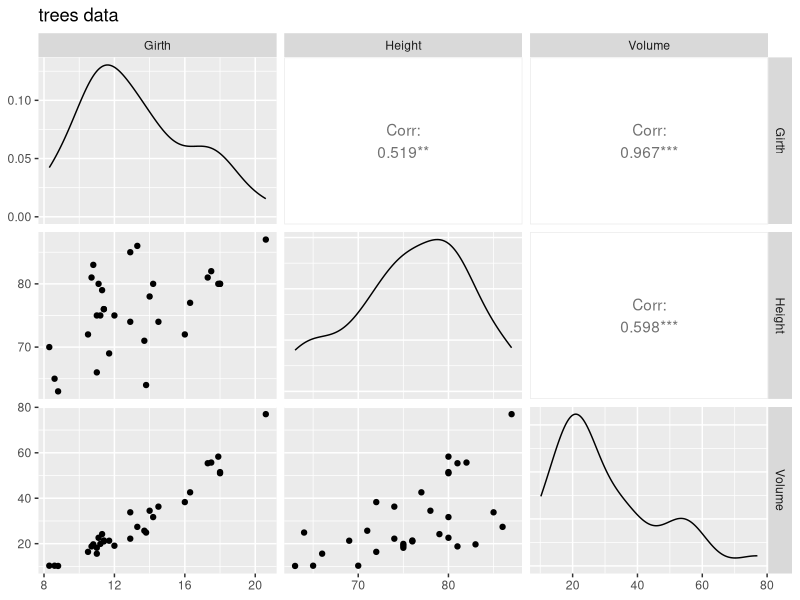
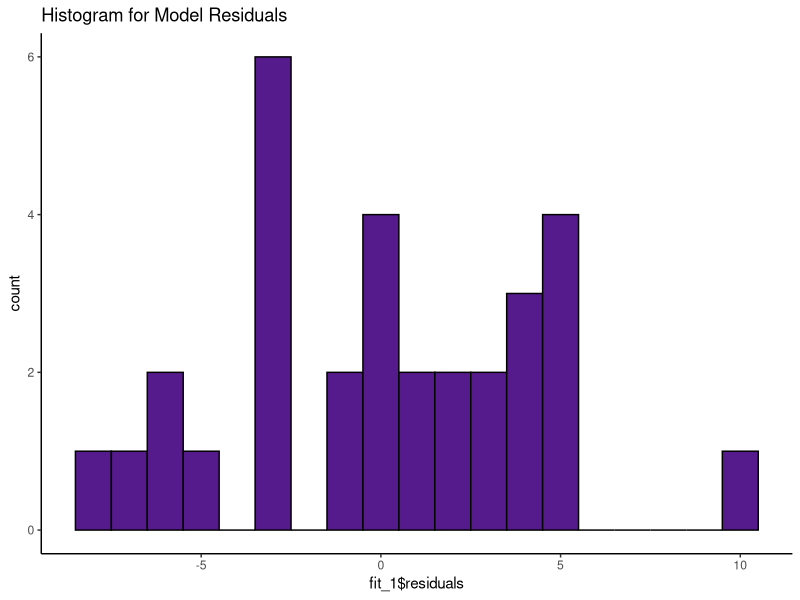
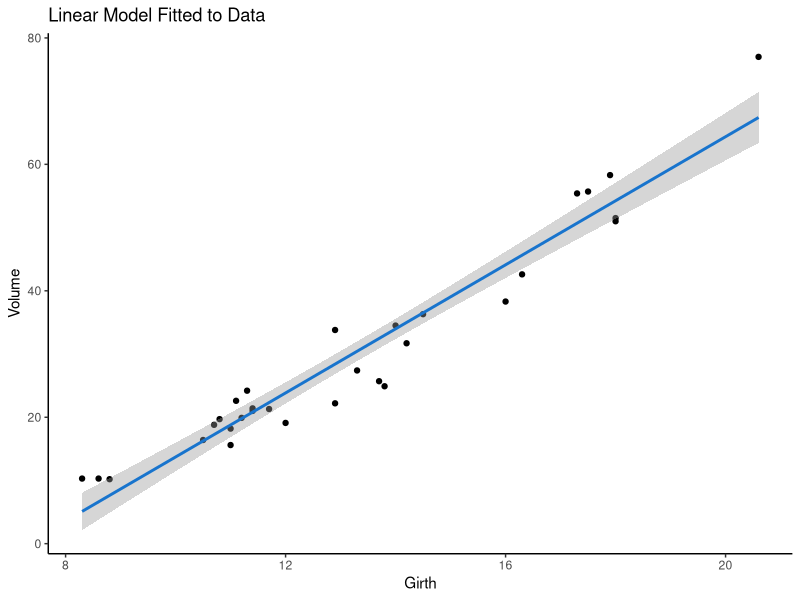
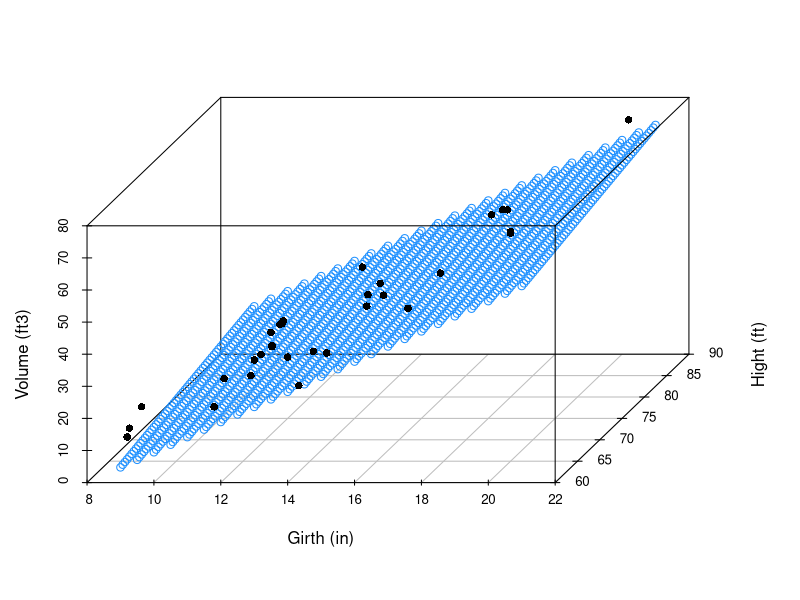
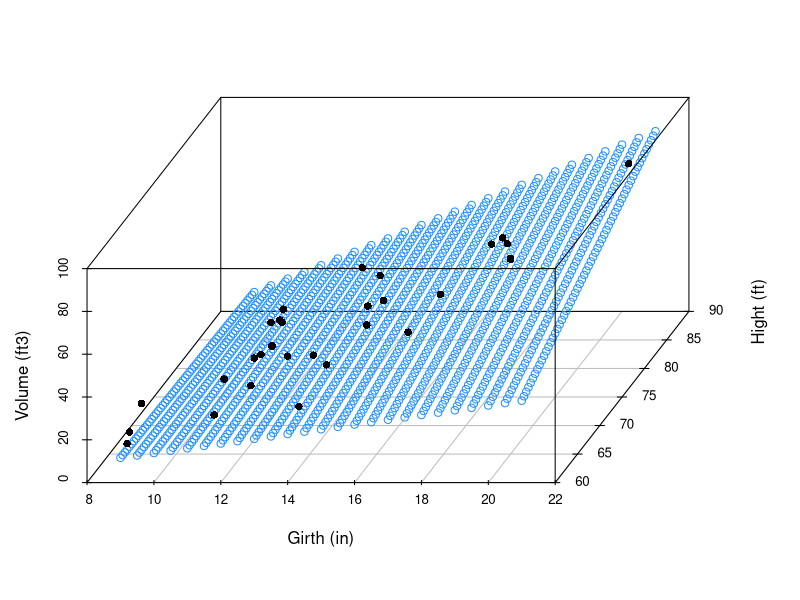

Recreate these plots in R, in order.
# Sue Wallace
# 10.06.2019

# https://www.dataquest.io/blog/statistical-learning-for-predictive-modeling-r/

# Collect some data relevant to the problem (more is almost always better).
# Clean, augment, and preprocess the data into a convenient form, if needed.
# Conduct an exploratory analysis of the data to get a better sense of it.
# Using what you find as a guide, construct a model of some aspect of the data.
# Use the model to answer the question you started with, and validate your results.

# Predicting cherry tree volume using a linear regression model (being able to determin
# a signal through nosie)

# Load libraries----

library(datasets) # practice data sets
library(ggplot2) # plotting
library(tidyverse) 
library(GGally) # add on to ggplot
library(scatterplot3d) # visualising linear regressions

# Explore data (black cheery trees)----

data(trees)
head(trees)
str(trees)

# Before building a predictive model do see if we can predict the volume of the tree 
# we need to undersatnd if there is a relationship between girth, height, and volume

# There are three varaibles, so ggpairs will give scatterplots for each 
# relationship between variables as well as the strength of correlation

ggpairs(data=trees, columns=1:3, title="trees data")

#he closer the correlation coefficient is to 1, the stronger the relationship is.

# So - Which predictor variables seem related to the response variable? 

# We can see from the top right and bottom left chart taht girth and volume 
# have a clear relationship, or what might be considered a 'liner' relationship

# Can we form a hypothesis?----

# Can we say from the trees data chart created that we know what's going on with
# the data?

# Now to build a linear model using the 'lm' function

fit_1 <- lm(Volume ~ Girth, data = trees) #volume is what is being predicted

# This will create a line that is as close as possible to the 31 observations. 
# the difference between the line and the observations are called residuals. 

# Is this mdel appropriate for the data to make predictions?----

# Can we reject the null hypothesis that there is no relationship between our variables?
# can the model is a good fit for our data?

# Now we can have a look at a summary of the 'fit_1' model to see how well
# the model fits the data in term sof predicting volume of the trees

summary(fit_1)

# Understanding the summary

#Coefficients: Estimate and Std. Error:
  
# The intercept in our example is the expected tree volume if the value of girth was zero. 
#Of course we cannot have a tree with negative volume, but more on that later.

# The slope in our example is the effect of tree girth on tree volume. We see that for each additional inch of girth, the tree volume increases by 5.0659 ft3.
# The coefficient standard errors tell us the average variation of the estimated coefficients from the actual average of our response variable.

# If the p value is smaller than 0.05 then the null hypothesis (this is that there is no
# relationship between girth and volume) can be rejected. In this case the null hypothesis 
# can be rejected

# How well does the model fit the data?----

# We want to see where the residuals sit to see if the model fits the data. If the model 
# fits the data then we would expect to see some symmestry around the 0 residual value

ggplot(data=trees, aes(fit_1$residuals)) +
  geom_histogram(binwidth = 1, color = "black", fill = "purple4") +
  theme(panel.background = element_rect(fill = "white"),
        axis.line.x=element_line(),
        axis.line.y=element_line()) +
  ggtitle("Histogram for Model Residuals")

# residual standard error (4.252 on 29 degrees of freedom)----

# How much does the response variable devaite from the linear model (or the line on the ls graph?)

# R squared (0.9353)----

# How close the data are to the model. This is 0.9 in this example. The closer
# the number is to 1, the better the data fit the model.

# F statistic( 419.4)----

# The larger the number, the better the relationship between the dependent and independent
# variables

# Confidence interval----

ggplot(data = trees, aes(x = Girth, y = Volume)) +
  geom_point() +
  stat_smooth(method = "lm", col = "dodgerblue3") + #this adds a 0.95 confidence interval
  theme(panel.background = element_rect(fill = "white"),
        axis.line.x=element_line(),
        axis.line.y=element_line()) +
  ggtitle("Linear Model Fitted to Data")

# the 0.95 confidence interval is the probability that the true linear model for the girth 
# and volume of all black cherry trees will lie within the confidence interval of the regression model
# fitted to our data.

# Using the model----

# The above analysis shows that this basic linear regression model is fit for purpose.
# This means that we can make some predictions on tree volume using this model

# If we take one tree as an example with the following values we can use this 
# tree to see if we can predict the volume by usin the girth by using the fit_1 list
# developed earlier in the example

# example free (girth = 18.2", height = 72ft, volume = 46.2ft^3)

predict(fit_1, data.frame(Girth = 18.2))

# The predicted volume is 55.2 ft. This is fairly close to the truw value of 46.2ft
# but not quite. Let's see if adding in the height variable aids the prediction.

# multiple linear regression----

# When adding in a new variable we want to add it to the existing model, not 
# a new one. 

fit_2 <- lm(Volume ~ Girth + Height, data = trees)
summary(fit_2)

# the r quared value here is actually higher than it is for 'fit_1' at 0.944

# Now we two predictor variables we need to use scatterplot 3rd to 
# visualise. first we need to create some data

Girth <- seq(9,21, by=0.5) ## make a girth vector
Height <- seq(60,90, by=0.5) ## make a height vector
pred_grid <- expand.grid(Girth = Girth, Height = Height) # dataframe from all combination of the factor variables

# Now make the predicted volumes using the 'fit_2' lm model. This
# will add a new predicted volume variable

pred_grid$Volume2 <- predict(fit_2, new = pred_grid)

# now we can create a 3d scatterplot with the predicted volumes

fit_2_sp <- scatterplot3d(pred_grid$Girth, pred_grid$Height, pred_grid$Volume2, 
                          angle = 60, color = "dodgerblue", pch = 1, 
                          ylab = "Hight (ft)", 
                          xlab = "Girth (in)", 
                          zlab = "Volume (ft3)" )

# do our observations from the 'trees' dataset fit the model?

fit_2_sp$points3d(trees$Girth, trees$Height, trees$Volume, pch=16)

# We can now use the same model to see if we can predict the volume of 
# the tree

predict(fit_2, data.frame(Girth = 18.2, Height = 72))

# Now that height is included we get a predicted volume of 52.13ft. this
# is closer to the true volume that than the 'fit_1' model. So
# we can see that including another variable into the model
# has helped

# However, this model doesn't take into account any interaction
# between height and girth. 

# We know that the taller a tree, the wider the girth will be (see
# the ggpairs plots that were developed earlier). so to account for this
# we need to add an interactivity clause into the model

fit_3 <- lm(Volume ~ Girth * Height, data = trees)
summary(fit_3)

# We use girth* height here, which is actually Girth + Height + Girth * Height

# This amendment to the model has pushed the R value closer to 1,
# which means that the model is now stronger. 

# Now we can apply the model to the predictor values generated for the 
# 'fit_2' model. 

pred_grid$Volume3 <-predict(fit_3, new = pred_grid)

# Let's make a scatterplot

fit_3_sp <- scatterplot3d(pred_grid$Girth, pred_grid$Height, pred_grid$Volume3,
                          angle = 60, color = "dodgerblue", 
                          pch = 1, ylab = "Hight (ft)", xlab = "Girth (in)", 
                          zlab = "Volume (ft3)")

# Now we can overlay our trees data into the plot to see how it fits

fit_3_sp$points3d(trees$Girth, trees$Height, trees$Volume, pch=16)

# Now let's utilise the 'fit_3' model, to see if it can predict the volume
# to a closer degree

predict(fit_3, data.frame(Girth = 18.2, Height = 72))

# Now we get 45.8, which is much closer to the true value of 46.2ft. 

# Caution!----

# This model appears to work for the trees data, however it's important not
# to apply to model to too wide a range of data. 

# To illustrate this point, let’s try to estimate the volume of a small sapling

predict(fit_3, data.frame(Girth = 0.25, Height = 4))

# This gives the sapling which is 4ft tall a volume of 62.8ft^3. 
# we know by common sense that this can't be correct. 
